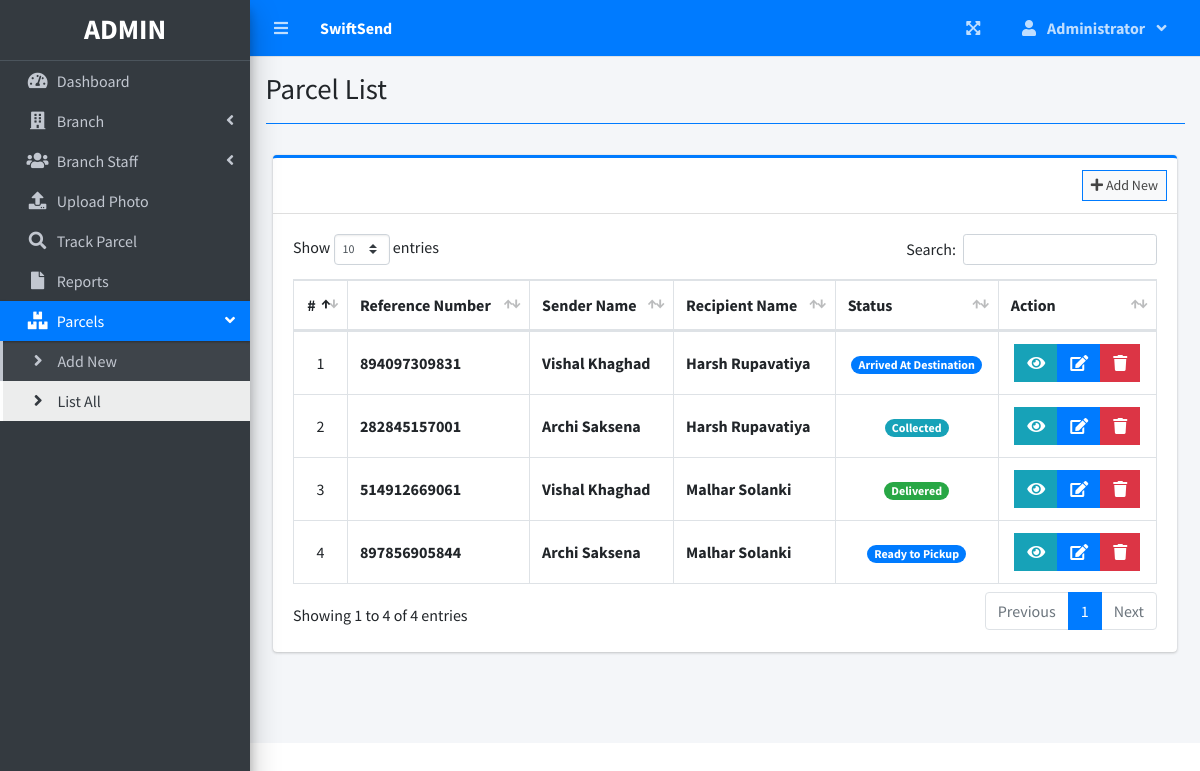
The page /index.php?page=parcel_list (signed in) on the database its author committed.
### tables this page shows
CREATE TABLE `parcels` (
  `id` int(30) NOT NULL,
  `reference_number` varchar(100) NOT NULL,
  `sender_name` text NOT NULL,
  `sender_address` text NOT NULL,
  `sender_contact` text NOT NULL,
  `recipient_name` text NOT NULL,
  `recipient_address` text NOT NULL,
  `recipient_contact` text NOT NULL,
  `type` int(1) NOT NULL COMMENT '1 = Deliver, 2=Pickup',
  `from_branch_id` varchar(30) NOT NULL,
  `to_branch_id` varchar(30) NOT NULL,
  `weight` varchar(100) NOT NULL,
  `height` varchar(100) NOT NULL,
  `width` varchar(100) NOT NULL,
  `length` varchar(100) NOT NULL,
  `price` float NOT NULL,
  `status` int(2) NOT NULL DEFAULT 0,
  `date_created` datetime NOT NULL DEFAULT current_timestamp()
);

### parcel_list.php (the view, shortened to what this page needs)
<?php include'db_connect.php' ?>
<div class="col-lg-12">
	<div class="card card-outline card-primary">
		<div class="card-header">
			<div class="card-tools">
				<a class="btn btn-block btn-sm btn-default btn-flat border-primary " href="./index.php?page=new_parcel"><i class="fa fa-plus"></i> Add New</a>
			</div>
		</div>
		<div class="card-body">
			<table class="table tabe-hover table-bordered" id="list">
				<!-- <colgroup>
					<col width="5%">
					<col width="15%">
					<col width="25%">
					<col width="25%">
					<col width="15%">
				</colgroup> -->
				<thead>
					<tr>
						<th class="text-center">#</th>
						<th>Reference Number</th>
						<th>Sender Name</th>
						<th>Recipient Name</th>
						<th>Status</th>
						<th>Action</th>
					</tr>
				</thead>
				<tbody>
					<?php
					$i = 1;
					$where = "";
					$qry = $conn->query("SELECT * from parcels $where order by  unix_timestamp(date_created) desc ");
					while($row= $qry->fetch_assoc()):
					?>
					<tr>
						<td class="text-center"><?php echo $i++ ?></td>
						<td><b><?php echo ($row['reference_number']) ?></b></td>
						<td><b><?php echo ucwords($row['sender_name']) ?></b></td>
						<td><b><?php echo ucwords($row['recipient_name']) ?></b></td>
						<td class="text-center">
							<?php
							switch ($row['status']) {
								case '1':
									echo "<span class='badge badge-pill badge-info'> Collected</span>";
									break;
								case '4':
									echo "<span class='badge badge-pill badge-primary'> Arrived At Destination</span>";
									break;
								case '6':
									echo "<span class='badge badge-pill badge-primary'> Ready to Pickup</span>";
									break;
								case '7':
									echo "<span class='badge badge-pill badge-success'>Delivered</span>";
									break;
							}
							?>
						</td>
						<td class="text-center">
		                    <div class="btn-group">
		                    	<button type="button" class="btn btn-info btn-flat view_parcel" data-id="<?php echo $row['id'] ?>">
		                          <i class="fas fa-eye"></i>
		                        </button>
		                        <a href="index.php?page=edit_parcel&id=<?php echo $row['id'] ?>" class="btn btn-primary btn-flat ">
		                          <i class="fas fa-edit"></i>
		                        </a>
		                        <button type="button" class="btn btn-danger btn-flat delete_parcel" data-id="<?php echo $row['id'] ?>">
		                          <i class="fas fa-trash"></i>
		                        </button>
	                      </div>
						</td>
					</tr>
				<?php endwhile; ?>
				</tbody>
			</table>
		</div>
	</div>
</div>

### parcel_list.php (style rules this page uses)
table td { vertical-align: middle !important; }

### rows shown on the page
parcels: reference_number "894097309831", sender_name "Vishal Khaghad", recipient_name "Harsh Rupavatiya", status "Arrived At Destination"
parcels: reference_number "282845157001", sender_name "Archi Saksena", recipient_name "Harsh Rupavatiya", status "Collected"
parcels: reference_number "514912669061", sender_name "Vishal Khaghad", recipient_name "Malhar Solanki", status "Delivered"
parcels: reference_number "897856905844", sender_name "Archi Saksena", recipient_name "Malhar Solanki", status "Ready to Pickup"

### other values the page prints
$_SESSION['system']['name'] "SwiftSend"
$_SESSION['login_firstname'] "Administrator"
$title "Parcel List"
